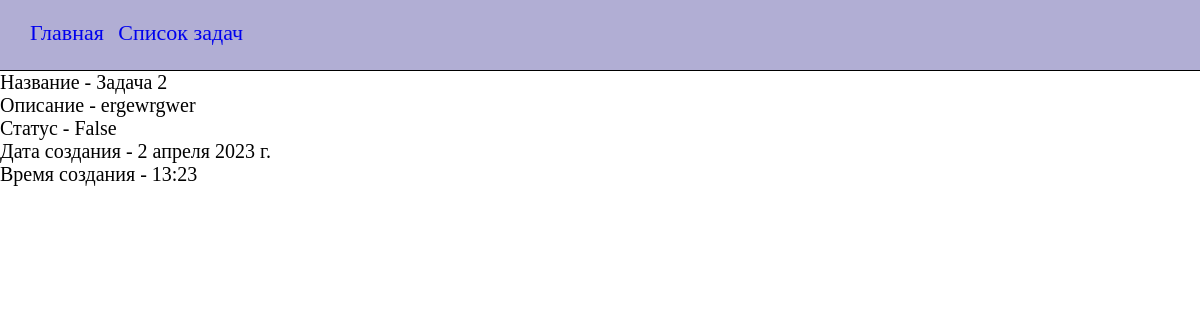
Before: /detail_task/14 with the older database file.
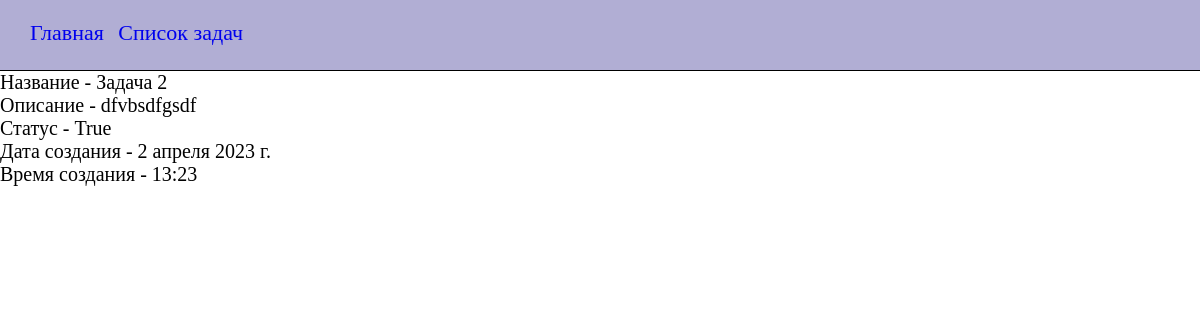
After: the same page with the newer database file.
### todo/models.py (models this page shows)
class ToDo(models.Model):
    title = models.CharField(max_length=155, verbose_name='Задание')
    description = models.TextField(verbose_name='Описание')
    status = models.BooleanField(default=False, verbose_name='Статус')
    date = models.DateField(auto_now_add=True, verbose_name='Дата создания')
    time = models.TimeField(auto_now_add=True, verbose_name='Время добавления')

### todo/views.py (the view)
# urls.py: path('detail_task/<int:pk>', DetailToDoView.as_view()),
class DetailToDoView(DetailView):
    model = ToDo
    template_name = 'todo/detail_info.html'
    context_object_name = 'task'

### todo/templates/todo/detail_info.html (shortened to what this page needs)
{% extends 'base.html' %}
{% load static %}
{% block css_add %}
    <link rel="stylesheet" href="{% static 'todo/css/detail_info.css' %}">
{% endblock %}
{% block content %}
    {% include 'includes/navbar.html' %}
        <div class="detail__info">
          <ul class="li__style">
            <li>Название - {{ task.title }}</li>
            <li>Описание - {{ task.description }}</li>
            <li>Статус - {{ task.status }}</li>
            <li>Дата создания - {{ task.date }}</li>
            <li>Время создания - {{ task.time }}</li>
          </ul>
        </div>
{% endblock %}

Changed rows visible on the page:
changed ToDo "Задача 2": description "ergewrgwer" → "dfvbsdfgsdf"; status "False" → "True"
